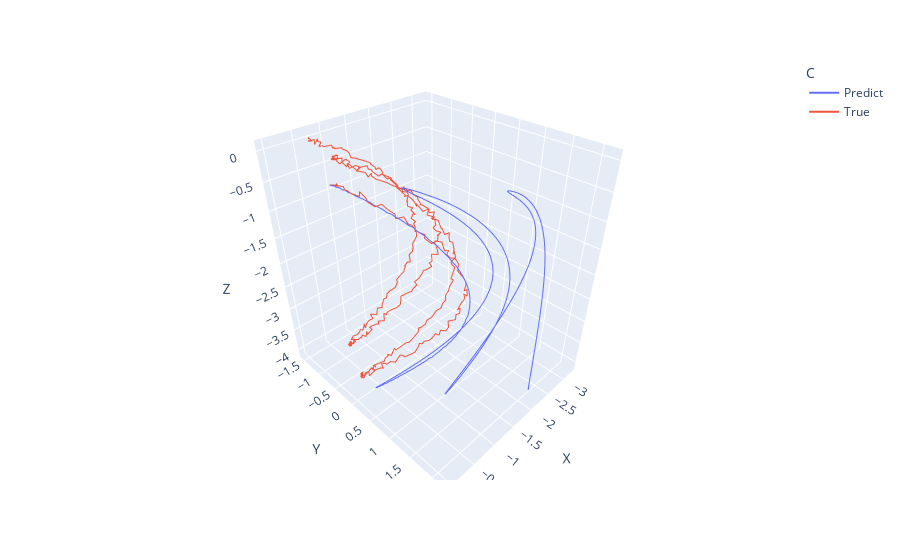

The notebook cell this image was saved under:
### Code cell
fig = px.line_3d(d, x="X", y="Y", z="Z", color='C')
# fig = px.scatter_3d(data, x="X", y="Y", z="Z")
fig.show()

### Figure 1 — Plotly figure (JSON) as saved in the notebook; plotly's stock layout.template omitted (floating-point values rounded to 4 significant figures; data arrays with more than 128 entries replaced by an {"elided": "..."} marker saying what was removed)
{"data": [{"hovertemplate": "C=Predict<br>X=%{x}<br>Y=%{y}<br>Z=%{z}<extra></extra>", "legendgroup": "Predict", "line": {"color": "#636efa", "dash": "solid"}, "marker": {"symbol": "circle"}, "mode": "lines", "name": "Predict", "scene": "scene", "showlegend": true, "type": "scatter3d", "x": {"elided": "499 float values"}, "y": {"elided": "499 float values"}, "z": {"elided": "499 float values"}}, {"hovertemplate": "C=True<br>X=%{x}<br>Y=%{y}<br>Z=%{z}<extra></extra>", "legendgroup": "True", "line": {"color": "#EF553B", "dash": "solid"}, "marker": {"symbol": "circle"}, "mode": "lines", "name": "True", "scene": "scene", "showlegend": true, "type": "scatter3d", "x": {"elided": "399 float values"}, "y": {"elided": "399 float values"}, "z": {"elided": "399 float values"}}], "layout": {"legend": {"title": {"text": "C"}, "tracegroupgap": 0}, "margin": {"t": 60}, "scene": {"domain": {"x": [0, 1], "y": [0, 1]}, "xaxis": {"title": {"text": "X"}}, "yaxis": {"title": {"text": "Y"}}, "zaxis": {"title": {"text": "Z"}}}}}
